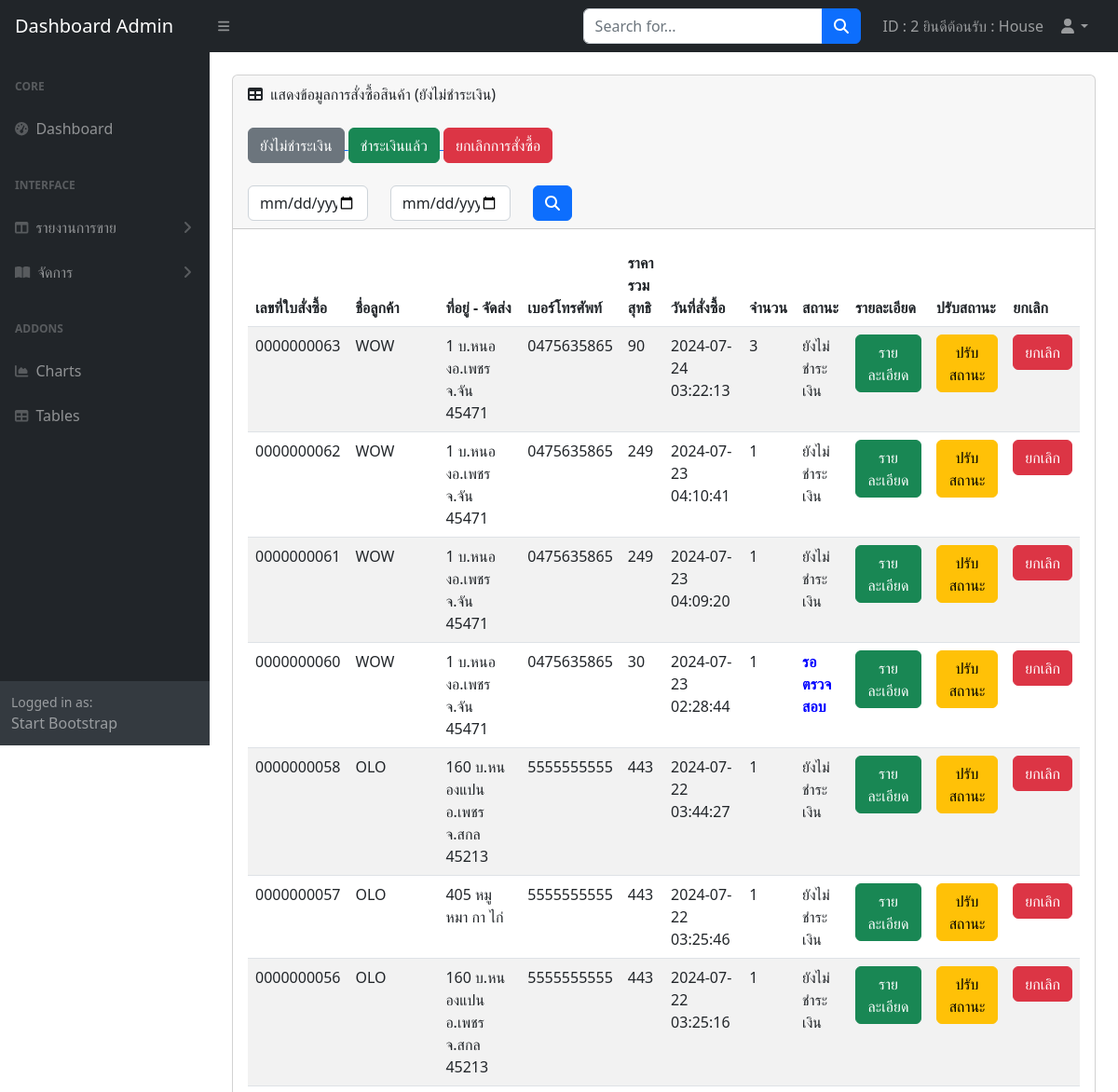
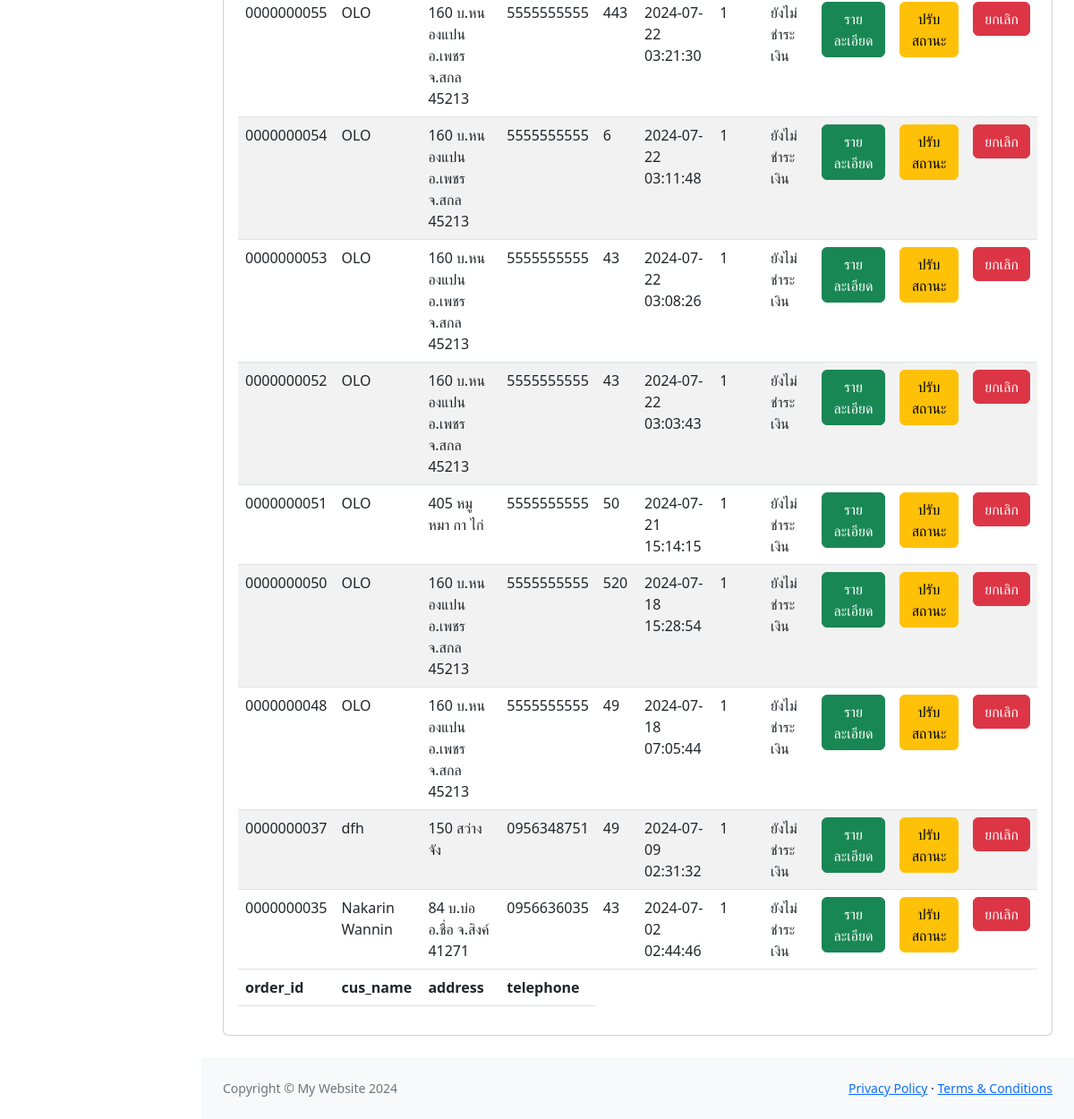
Page /admin/report_order.php (signed in) on the committed database (2 pictures, top to bottom).
### tables this page shows
CREATE TABLE `order_detail` (
  `id_order_detail` int(11) NOT NULL,
  `item_amount` int(11) NOT NULL,
  `total` int(11) NOT NULL,
  `id_pro` int(11) NOT NULL,
  `id_order` int(11) NOT NULL
);

CREATE TABLE `tb_order` (
  `order_id` int(10) UNSIGNED ZEROFILL NOT NULL,
  `id` int(10) NOT NULL COMMENT 'ID คนซื้อ',
  `cus_name` varchar(60) NOT NULL,
  `address` text NOT NULL,
  `telephone` varchar(10) NOT NULL,
  `total_price` float NOT NULL,
  `order_status` varchar(1) NOT NULL COMMENT '0=ยกเลิกสินค้า\r\n1=ยังไม่ชำระเงิน\r\n2=ชำระเงิน\r\n3=รอตรวจสอบ',
  `reg_date` timestamp NOT NULL DEFAULT current_timestamp(),
  `dateMonth` varchar(30) NOT NULL,
  `zipcode` int(5) NOT NULL
);

### admin/report_order.php (the view, shortened to what this page needs)
<!DOCTYPE html>
<html lang="en">
    <head>
        <link href="https://cdn.jsdelivr.net/npm/simple-datatables@7.1.2/dist/style.min.css" rel="stylesheet" />
        <link href="css/styles.css" rel="stylesheet" />
    </head>
    <body class="sb-nav-fixed">
        <?php
        include 'menu1.php';
        ?>
            <div id="layoutSidenav_content">
                <main>
                    <div class="container-fluid px-4">
                        <div class="card mb-4 mt-4">
                            <div class="card-header">
                                <i class="fas fa-table me-1"></i>
                                แสดงข้อมูลการสั่งซื้อสินค้า (ยังไม่ชำระเงิน)
                            <div>
                                <br>
                            <a href="report_order.php" > <button type="button" class="btn btn-secondary">ยังไม่ชำระเงิน</button> </a>
                            <a href="report_order_yes.php" > <button type="button" class="btn btn-success">ชำระเงินแล้ว</button> </a>
                            <a href="report_order_no.php" > <button type="button" class="btn btn-danger">ยกเลิกการสั่งซื้อ</button> </a>
                            </div>
                            <br>
                            <div>
<form name="form1" method="POST" action="report_order.php">
<div class="row">
    <div class="col-sm-2">
      <input type="date" name="dt1" class="form-control">
    </div>
    <div class="col-sm-2">
    <input type="date" name="dt2" class="form-control">
    </div>
    <div class="col-sm-4">
    <button type="submit" class="btn btn-primary"><i class="fas fa-search"></i></button>
    </div>
  </div>
                            </form>
                            </div>
                            </div>
                            <div class="card-body">
                                <table id="datatablesSimple" class="table table-striped">
                                    <thead>
                                        <tr>
                                            <th>เลขที่ใบสั่งซื้อ</th>
                                            <th>ชื่อลูกค้า</th>
                                            <th>ที่อยู่ - จัดส่ง</th>
                                            <th>เบอร์โทรศัพท์</th>
                                            <th>ราคารวมสุทธิ</th>
                                            <th>วันที่สั่งซื้อ</th>
                                            <th>จำนวน</th>
                                            <th>สถานะ</th>
                                            <th>รายละเอียด</th>
                                            <th>ปรับสถานะ</th>
                                            <th>ยกเลิก</th>
                                        </tr>
                                    </thead>
                                    <tfoot>
                                        <tr>
                                            <th>order_id</th>
                                            <th>cus_name</th>
                                            <th>address</th>
                                            <th>telephone</th>
                                        </tr>
                                    </tfoot>
                                    <tbody>
<?php
$ddt1=@$_POST['dt1'];
$ddt2=@$_POST['dt2'];
$add_date= date('Y/m/d', strtotime($ddt2 . "+1 days"));
if(($ddt1 != "") & ($ddt2 != "")){
    echo "ค้นหาจากวันที่ $ddt1 ถึง $ddt2 " ;
    $sql = "select * from tb_order t,order_detail od where t.order_id=od.id_order and order_status='1' or order_status='3' and reg_date BETWEEN '$ddt1' and '$add_date'
    group by t.order_id order by reg_date DESC";
}else{
    $sql = "select * from tb_order t,order_detail od where t.order_id=od.id_order and order_status='1' or order_status='3' group by t.order_id order by reg_date DESC";
}
$result=mysqli_query($conn,$sql);
while($row=mysqli_fetch_array($result)){
$status = $row['order_status'];
?>
                                        <tr>
                                            <td><?=$row['order_id']?></td>
                                            <td><?=$row['cus_name']?></td>
                                            <td><?=$row['address']?></td>
                                            <td><?=$row['telephone']?></td>
                                            <td><?=$row['total_price']?></td>
                                            <td><?=$row['reg_date']?></td>
                                            <td><?=$row['item_amount']?></td>
                                            <td>
                                            <?php
                                        if($status == 1){
                                            echo "ยังไม่ชำระเงิน";
                                        }else if($status == 2){
                                            echo "<b style='color:green '> ชำระเงินแล้ว </b> ";
                                        }else if($status == 0){
                                            echo "<b style='color:red '> ยกเลิกการสั่งซื้อ </b> ";
                                        }else if($status == 3){
                                            echo "<b style='color:blue '> รอตรวจสอบ </b> ";
                                        }
                                            ?>
                                            </td>
                                            <td><a href="report_order_detail.php?id=<?=$row['order_id']?>" class="btn btn-success">รายละเอียด</a></td>
                                            <td><a href="pay_order.php?id=<?=$row['order_id']?>" class="btn btn-warning">ปรับสถานะ</a></td>
                                            <td><a href="cancel_order.php?id=<?=$row['order_id']?>?ia=<?=$row['item_amount']?>?ip=<?=$row['id_pro']?>" class="btn btn-danger">ยกเลิก</a></td>
                                        </tr>
                                    <?php
                                    }
                                    ?>
                                </table>
                            </div>
                        </div>
                    </div>
                </main>
                <?php
        include 'footer.php';
        ?>
            </div>
        </div>
    </body>
</html>

### rows in the picture
order_detail: id_order.order_id "0000000063", id_order.cus_name "WOW", id_order.address "1 บ.หนองอ.เพชร จ.จัน 45471", id_order.telephone "0475635865", id_order.total_price "90", id_order.reg_date "2024-07-24 03:22:13", item_amount "3", shows "ยังไม่ชำระเงิน"
order_detail: id_order.order_id "0000000062", id_order.cus_name "WOW", id_order.address "1 บ.หนองอ.เพชร จ.จัน 45471", id_order.telephone "0475635865", id_order.total_price "249", id_order.reg_date "2024-07-23 04:10:41", item_amount "1", shows "ยังไม่ชำระเงิน"
order_detail: id_order.order_id "0000000061", id_order.cus_name "WOW", id_order.address "1 บ.หนองอ.เพชร จ.จัน 45471", id_order.telephone "0475635865", id_order.total_price "249", id_order.reg_date "2024-07-23 04:09:20", item_amount "1", shows "ยังไม่ชำระเงิน"
order_detail: tb_order.order_id "0000000060", tb_order.cus_name "WOW", tb_order.address "1 บ.หนองอ.เพชร จ.จัน 45471", tb_order.telephone "0475635865", tb_order.total_price "30", tb_order.reg_date "2024-07-23 02:28:44", item_amount "1", shows "รอตรวจสอบ"
order_detail: id_order.order_id "0000000058", id_order.cus_name "OLO", id_order.address "160 บ.หนองแปน อ.เพชร จ.สกล 45213", id_order.telephone "5555555555", id_order.total_price "443", id_order.reg_date "2024-07-22 03:44:27", item_amount "1", shows "ยังไม่ชำระเงิน"
order_detail: id_order.order_id "0000000057", id_order.cus_name "OLO", id_order.address "405 หมู หมา กา ไก่", id_order.telephone "5555555555", id_order.total_price "443", id_order.reg_date "2024-07-22 03:25:46", item_amount "1", shows "ยังไม่ชำระเงิน"
order_detail: id_order.order_id "0000000056", id_order.cus_name "OLO", id_order.address "160 บ.หนองแปน อ.เพชร จ.สกล 45213", id_order.telephone "5555555555", id_order.total_price "443", id_order.reg_date "2024-07-22 03:25:16", item_amount "1", shows "ยังไม่ชำระเงิน"
order_detail: id_order.order_id "0000000055", id_order.cus_name "OLO", id_order.address "160 บ.หนองแปน อ.เพชร จ.สกล 45213", id_order.telephone "5555555555", id_order.total_price "443", id_order.reg_date "2024-07-22 03:21:30", item_amount "1", shows "ยังไม่ชำระเงิน"
order_detail: id_order.order_id "0000000054", id_order.cus_name "OLO", id_order.address "160 บ.หนองแปน อ.เพชร จ.สกล 45213", id_order.telephone "5555555555", id_order.total_price "6", id_order.reg_date "2024-07-22 03:11:48", item_amount "1", shows "ยังไม่ชำระเงิน"
order_detail: id_order.order_id "0000000053", id_order.cus_name "OLO", id_order.address "160 บ.หนองแปน อ.เพชร จ.สกล 45213", id_order.telephone "5555555555", id_order.total_price "43", id_order.reg_date "2024-07-22 03:08:26", item_amount "1", shows "ยังไม่ชำระเงิน"
order_detail: id_order.order_id "0000000052", id_order.cus_name "OLO", id_order.address "160 บ.หนองแปน อ.เพชร จ.สกล 45213", id_order.telephone "5555555555", id_order.total_price "43", id_order.reg_date "2024-07-22 03:03:43", item_amount "1", shows "ยังไม่ชำระเงิน"
order_detail: id_order.order_id "0000000051", id_order.cus_name "OLO", id_order.address "405 หมู หมา กา ไก่", id_order.telephone "5555555555", id_order.total_price "50", id_order.reg_date "2024-07-21 15:14:15", item_amount "1", shows "ยังไม่ชำระเงิน"
order_detail: id_order.order_id "0000000050", id_order.cus_name "OLO", id_order.address "160 บ.หนองแปน อ.เพชร จ.สกล 45213", id_order.telephone "5555555555", id_order.total_price "520", id_order.reg_date "2024-07-18 15:28:54", item_amount "1", shows "ยังไม่ชำระเงิน"
order_detail: id_order.order_id "0000000048", id_order.cus_name "OLO", id_order.address "160 บ.หนองแปน อ.เพชร จ.สกล 45213", id_order.telephone "5555555555", id_order.total_price "49", id_order.reg_date "2024-07-18 07:05:44", item_amount "1", shows "ยังไม่ชำระเงิน"
order_detail: id_order.order_id "0000000037", id_order.cus_name "dfh", id_order.address "150 สว่าง จัง", id_order.telephone "0956348751", id_order.total_price "49", id_order.reg_date "2024-07-09 02:31:32", item_amount "1", shows "ยังไม่ชำระเงิน"
order_detail: id_order.order_id "0000000035", id_order.cus_name "Nakarin Wannin", id_order.address "84 บ.บ่อ อ.ชื่อ จ.สิงค์ 41271", id_order.telephone "0956636035", id_order.total_price "43", id_order.reg_date "2024-07-02 02:44:46", item_amount "1", shows "ยังไม่ชำระเงิน"

### other values in the picture
$_SESSION["ad_id"] "2"
$_SESSION["ad_name"] "House"
